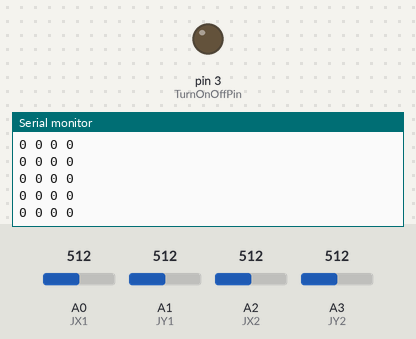
Recording of a sketch running on a simulated Arduino Uno, built with avr-gcc and run on an emulated ATmega328P. Shown: output pins drawn as LEDs (lit = HIGH), the last lines printed to the serial monitor. The inputs (shaded band) are chosen by the test bench; at power-on: A0 (JX1) = 512, A1 (JY1) = 512, A2 (JX2) = 512, A3 (JY2) = 512. No radio packets arrive unless stated.

Above: at 1.2 s.
1.3 s: A0 (JX1) set to 583
At 2.2 s:
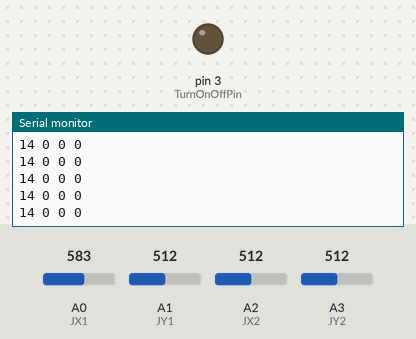
2.8 s: A0 (JX1) set to 611
At 3.8 s:
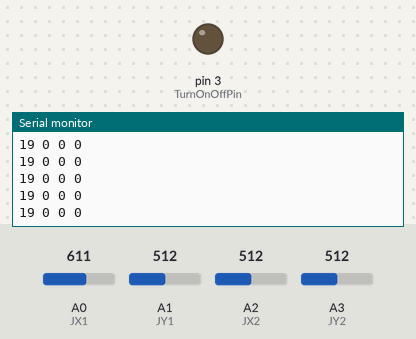
4.3 s: A1 (JY1) set to 418
7.3 s: A1 (JY1) set to 399
At 8.3 s:
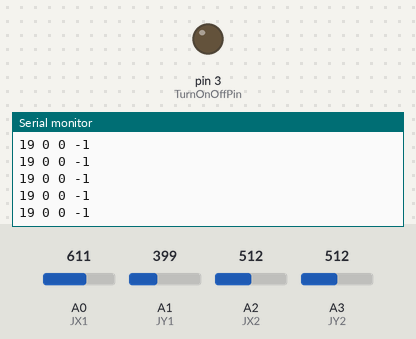
10.3 s: A2 (JX2) set to 499
11.8 s: A2 (JX2) set to 489
At 12.5 s:
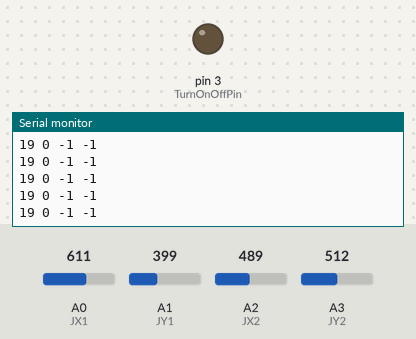
Timing chart, 0 to 14.3 s (numbered marks = the images above; inputs shaded):
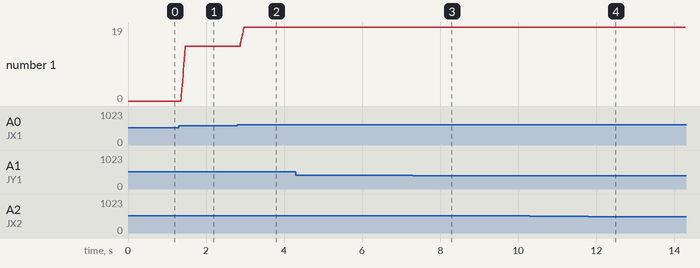

Measured:
- after the input at 1.3 s, the serial monitor: prints a new line after 0.07 s (image 1)
- after the input at 2.8 s, the serial monitor: prints a new line after 0.08 s (image 2)
- after the input at 7.3 s, the serial monitor: prints a new line after 0.17 s (image 3)
- after the input at 11.8 s, the serial monitor: prints a new line after 0.19 s (image 4)
- plotted number 1: 0 → 14 after the input at 1.3 s, 14 → 19 after the input at 2.8 s

The sketch:

RemoteForDrone.ino
```cpp
#include "MovingAVG.h"
#include  <SPI.h> //Include SPI Code Library which can be downloaded below
#include "nRF24L01.h" //Include NRF24L01 Code Library which can be downloaded below
#include "RF24.h" //Inlcude NRF24 Code Library which can be downloaded below

struct MSG {
  int8_t  Throttle,Yaw, Pitch, Roll;
} msg;

int TurnOnOffPin = 3;
int JX1 = A0;
int JY1 = A1;
int JX2 = A2;
int JY2 = A3;
MovingAvgInt rX1;
MovingAvgInt rY1;
MovingAvgInt rX2;
MovingAvgInt rY2;
int MinThrottle = 0;
int MaxThrottle = 100;
int MinRoll = -10;
int MaxRoll = 10;
int MinPitch = -10;
int MaxPitch = 10;
int MinYaw = -30;
int MaxYaw = 30;
RF24 radio(7, 8); // The NRF24L01 Pin CE and Pin CSN
const uint64_t pipe = 0xE8E8F0F0E1LL; //Communication Pip Address
int Throttle, Roll, Pitch, Yaw;

void setup() {
  Serial.begin(9600);
  radio.begin();
  radio.openWritingPipe(pipe); //Open Communication Pipe
 // radio.setChannel(120);
  radio.stopListening();
  pinMode(TurnOnOffPin, OUTPUT);
}

void loop() {
  rX1.add(analogRead(JX1));
  rY1.add(analogRead(JY1));
  rX2.add(analogRead(JX2));
  rY2.add(analogRead(JY2));

  if (rX1.read() >= 510) {
    Throttle = map(rX1.read(), 510, 1024, MinThrottle, MaxThrottle);
  }
  else Throttle = MinThrottle;
  msg.Throttle = Throttle;

  if (rY2.read() >= 520 || rY2.read() <= 490) {
    Roll = map(rY2.read(), 0, 1024, MinRoll, MaxRoll);
  }
  else Roll = 0;
  msg.Roll = Roll;

  if (rX2.read() >= 520) {
    Pitch = map(rX2.read(), 520, 1024, 0, MaxPitch);
  }
  else if (rX2.read() < 490) {
    Pitch = map(rX2.read(), 0, 490 , MinPitch, 0);
  }
  else Pitch = 0;
  msg.Pitch = Pitch;

  if (rY1.read() >= 600) {
    Yaw = map(rY1.read(), 600, 1024, 0, MaxYaw);
  }
  else if ( rY1.read() < 400) {
    Yaw = map(rY1.read(), 0, 400, MinYaw, 0);
  }
  else Yaw = 0;
  msg.Yaw = Yaw;

  if (digitalRead(TurnOnOffPin)) {
    msg.Throttle = 0;
  }
  Serial.print(msg.Throttle);
  Serial.print(" ");
  Serial.print(msg.Roll);
  Serial.print(" ");
  Serial.print(msg.Pitch);
  Serial.print(" ");
  Serial.print(msg.Yaw);
  Serial.println(" ");
  radio.write(&msg, sizeof(msg));


}
```
